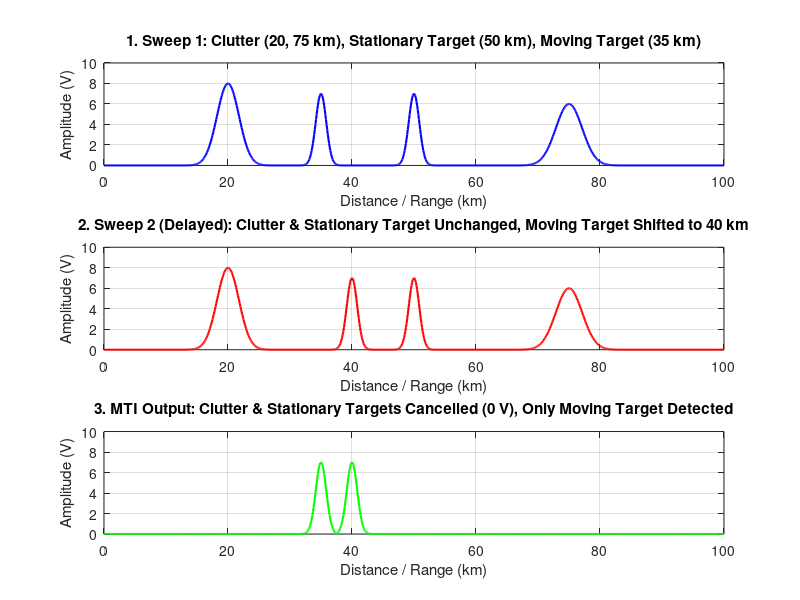

Here is the MATLAB script that generated this plot:
% Experiment: MTI Radar Simulation with Clutter, Stationary Target & Moving Target
clc;
clear;
close all;

%% 1. Radar Range / Distance Axis
range = 0:0.1:100; % Range axis from 0 to 100 km (resolution: 0.1 km)

%% 2. Define Individual Signal Components
% (A) Stationary Clutter: Distributed, broad environmental reflections (at 20 km & 75 km)
clutter_sweep1 = 8 * exp(-((range - 20)/2.5).^2) + ...
    6 * exp(-((range - 75)/3).^2);
clutter_sweep2 = clutter_sweep1; % Clutter remains completely identical in Sweep 2

% (B) Stationary Target: Point target with zero velocity (fixed tower at 50 km)
stat_target_sweep1 = 7 * exp(-((range - 50)/1.2).^2);
stat_target_sweep2 = 7 * exp(-((range - 50)/1.2).^2); % Fixed position in Sweep 2

% (C) Moving Target: Point target changing position due to velocity (moves from 35 km to 40 km)
mov_target_sweep1 = 7 * exp(-((range - 35)/1.2).^2);
mov_target_sweep2 = 7 * exp(-((range - 40)/1.2).^2); % Shifted position in Sweep 2

%% 3. Combine into Composite Radar Sweeps
% Sweep 1 (Current Pulse Echo)
sweep1 = clutter_sweep1 + stat_target_sweep1 + mov_target_sweep1;

% Sweep 2 (Delayed Pulse Echo after 1 PRI)
sweep2 = clutter_sweep2 + stat_target_sweep2 + mov_target_sweep2;

%% 4. Apply Single Delay Line Canceller
% Output = |Sweep 1 - Sweep 2|
mti_output = abs(sweep1 - sweep2);

%% 5. Plotting (A-Scope Waveform Representation)
figure('Name', 'MTI Radar: Clutter vs Stationary vs Moving', 'Color', 'w');

% Plot 1: First Sweep Echo x[n]
subplot(3, 1, 1);
plot(range, sweep1, 'b', 'LineWidth', 1.5);
title({'1. Sweep 1: Clutter (20, 75 km), Stationary Target (50 km), Moving Target (35 km)'});
xlabel('Distance / Range (km)');
ylabel('Amplitude (V)');
ylim([0, 10]);
grid on;

% Plot 2: Delayed Second Sweep Echo x[n+1]
subplot(3, 1, 2);
plot(range, sweep2, 'r', 'LineWidth', 1.5);
title({'2. Sweep 2 (Delayed): Clutter & Stationary Target Unchanged, Moving Target Shifted to 40 km'});
xlabel('Distance / Range (km)');
ylabel('Amplitude (V)');
ylim([0, 10]);
grid on;

% Plot 3: Delay Line Canceller Output y[n]
subplot(3, 1, 3);
plot(range, mti_output, 'g', 'LineWidth', 1.5);
title({'3. MTI Output: Clutter & Stationary Targets Cancelled (0 V), Only Moving Target Detected'});
xlabel('Distance / Range (km)');
ylabel('Amplitude (V)');
ylim([0, 10]);
grid on;
